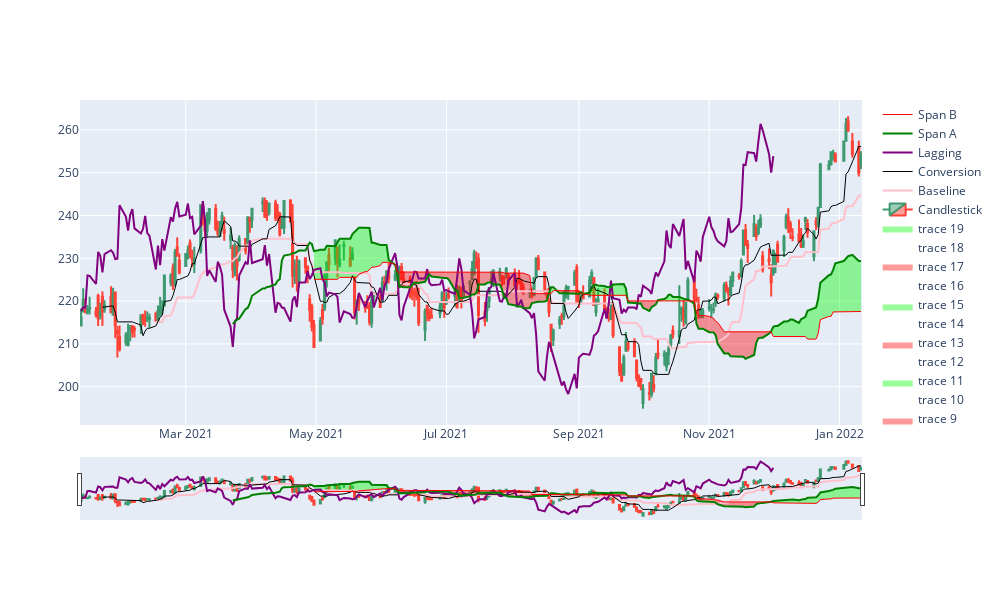

The cell this chart's notebook holds for it:
### Code cell
# Sandvik
get_ichimoku("SAND.ST", "1y", "1d")
